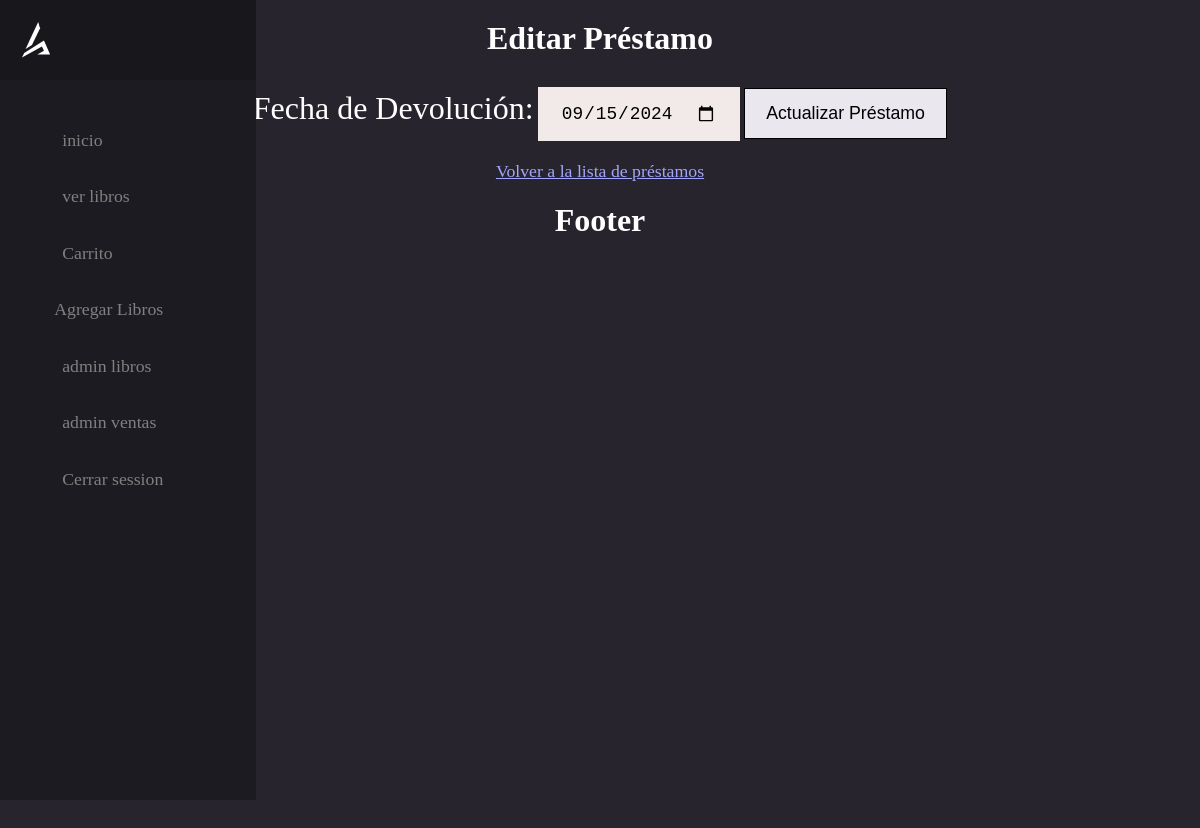
Before: /editar-prestamo/22 (signed in) with the older database file.
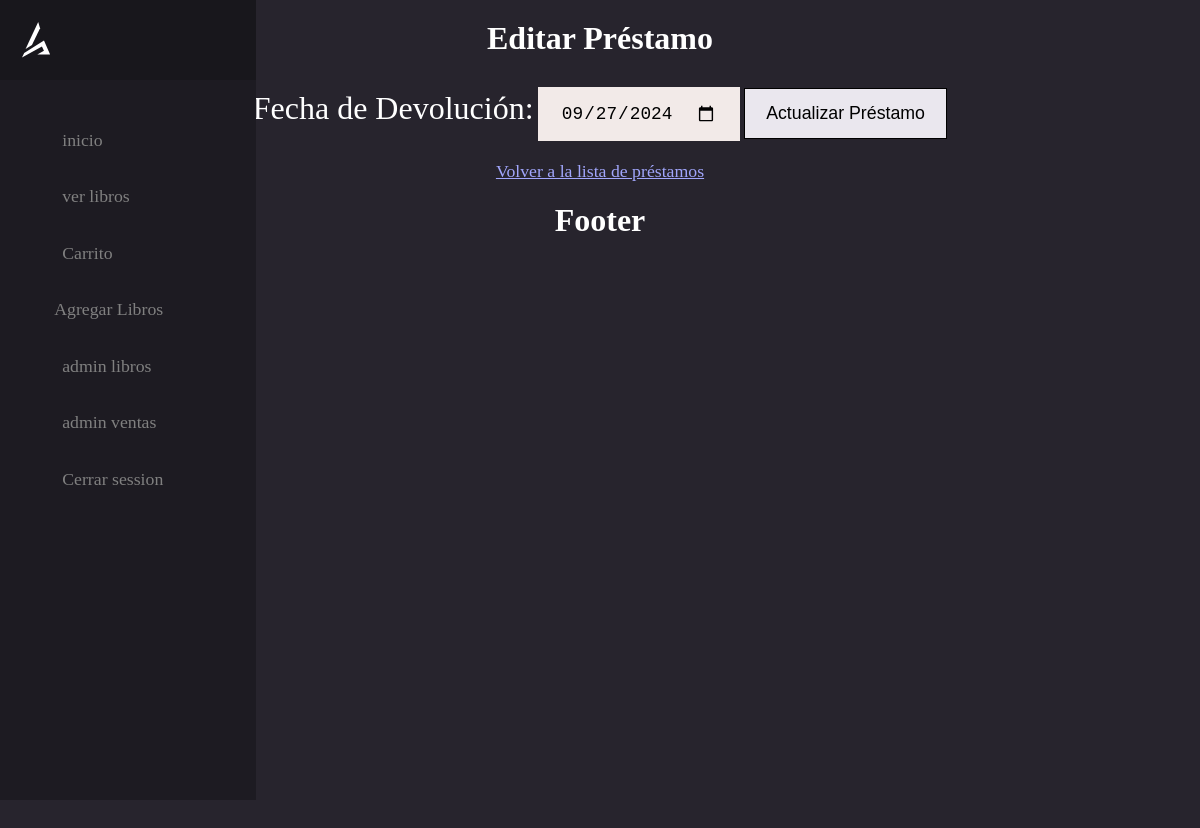
After: the same page with the newer database file.
### models/controladordatabase.py (models this page shows)
class Prestamo(db.Model):
    __tablename__ = 'Prestamo'
    id = db.Column(db.Integer, primary_key=True)
    id_libro = db.Column(db.Integer, db.ForeignKey('Libros.id'), nullable=False)
    id_usuario = db.Column(db.Integer, db.ForeignKey('Usuario.id'), nullable=False)
    fecha_prestamo = db.Column(db.Date, nullable=False, default=date.today)
    fecha_devolucion = db.Column(db.Date, nullable=True)

### routes/prestamo.py (the view, shortened to what this page needs)
@prestamos.route('/editar-prestamo/<int:id>', methods=['GET', 'POST'])
@admin_required
def editar_prestamo(id):
    prestamo = Prestamo.query.get_or_404(id)
    return render_template('prestamos/editar.html', prestamo=prestamo)

### routes/login.py (called while the page is built)
def admin_required(f):
    @wraps(f)
    def decorated_function(*args, **kwargs):
        if "nombre" not in session or session.get('rol') != 'admin':
            flash("Acceso denegado: Se requiere rol de administrador.")
            return redirect(url_for('user.index_login'))
        return f(*args, **kwargs)
    return decorated_function

### templates/prestamos/editar.html (shortened to what this page needs)
{% extends 'layout.html' %}
{% block content %}
<body>
    <h1>Editar Préstamo</h1>
    <form action="{{ url_for('prestamos.editar_prestamo', id=prestamo.id) }}" method="post">
        <label for="fecha_devolucion">Fecha de Devolución:</label>
        <input type="date" id="fecha_devolucion" name="fecha_devolucion" value="{{ prestamo.fecha_devolucion }}">
        <button type="submit">Actualizar Préstamo</button>
    </form>
    <a href="{{ url_for('prestamos.ver_todos_prestamos') }}">Volver a la lista de préstamos</a>
    {% endblock %}

Changed rows visible on the page:
changed Prestamo: fecha_devolucion "09/15/2024" → "09/27/2024"
